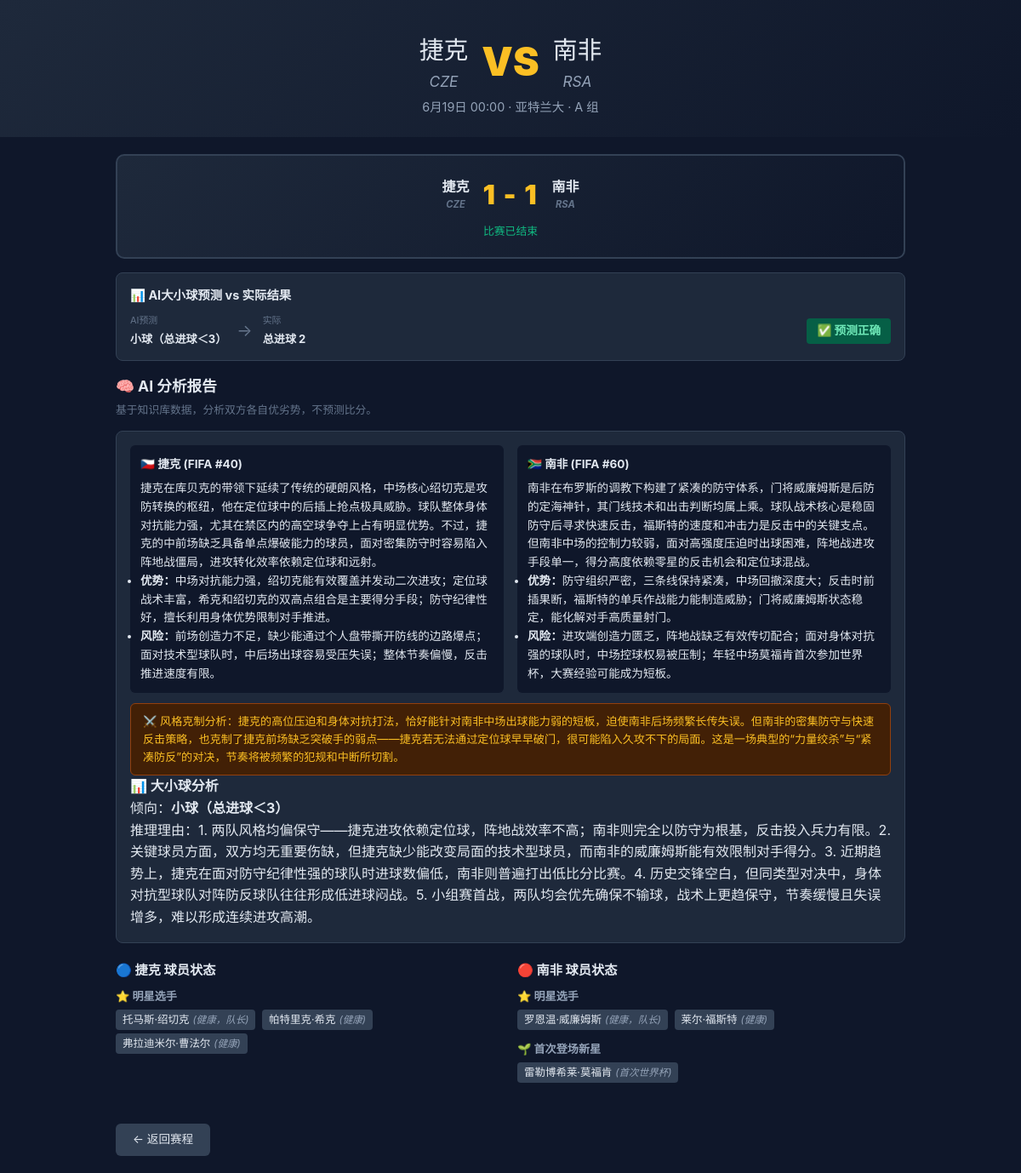
Screenshot of /match/25 with the database file from the repository.
### tables this page shows
CREATE TABLE teams (
        id INTEGER PRIMARY KEY, name TEXT, fifa_code TEXT, group_name TEXT,
        fifa_rank INTEGER DEFAULT NULL, coach TEXT DEFAULT NULL,
        style TEXT DEFAULT NULL, strengths TEXT DEFAULT NULL,
        weaknesses TEXT DEFAULT NULL, has_detail INTEGER DEFAULT 0);

CREATE TABLE matches (
        id INTEGER PRIMARY KEY, team_a_id INTEGER, team_b_id INTEGER,
        match_date TEXT, venue TEXT, group_name TEXT, team_a_score INTEGER DEFAULT NULL, team_b_score INTEGER DEFAULT NULL);

CREATE TABLE report_cache (
        match_id INTEGER PRIMARY KEY, report_html TEXT,
        created_at TIMESTAMP DEFAULT CURRENT_TIMESTAMP);

CREATE TABLE players (
        id INTEGER PRIMARY KEY, team_id INTEGER, name TEXT, category TEXT,
        age INTEGER, position TEXT, status TEXT, recent_form TEXT,
        FOREIGN KEY (team_id) REFERENCES teams(id));

### app.py (the view)
@app.route("/match/<int:match_id>")
def match(match_id):
    m, a, b, h2h, a_players, b_players = get_match(match_id)
    if m is None:
        return render_template("match.html", match=None), 404
    def classify_players(players):
        result = {}
        for p in players:
            cat = p["category"]
            if cat not in result:
                result[cat] = []
            result[cat].append(p)
        return result
    a_score = m["team_a_score"]
    b_score = m["team_b_score"]
    is_completed = a_score is not None and b_score is not None
    pred_result = None
    if is_completed:
        total_goals = a_score + b_score
        ai_pred = get_prediction_for_match(match_id)
        if ai_pred == "大球":
            pred_result = {
                "prediction": "大球（总进球≥3）",
                "actual": f"总进球 {total_goals}",
                "correct": total_goals >= 3,
            }
        elif ai_pred == "小球":
            pred_result = {
                "prediction": "小球（总进球＜3）",
                "actual": f"总进球 {total_goals}",
                "correct": total_goals < 3,
            }
    report = generate_match_report(match_id, a, b, a_players, b_players, h2h)
    return render_template(
        "match.html",
        match=m,
        team_a=a,
        team_b=b,
        h2h=h2h,
        a_players_by_cat=classify_players(a_players),
        b_players_by_cat=classify_players(b_players),
        cat_labels=CATEGORY_LABELS,
        report=report,
        is_completed=is_completed,
        pred_result=pred_result,
    )

### ai_engine.py (called while the page is built)
def generate_match_report(match_id, team_a, team_b, a_players, b_players, h2h):
    from models import get_cached_report, save_report_cache
    cached = get_cached_report(match_id)
    if cached:
        return cached
    api_key = os.environ.get("DEEPSEEK_API_KEY")
    report = _generate_with_deepseek(api_key, team_a, team_b, a_players, b_players, h2h) if api_key \
        else _generate_rule_based(team_a, team_b, a_players, b_players, h2h)
    save_report_cache(match_id, report)
    return report

### models.py (called while the page is built)
def get_match(match_id):
    conn = sqlite3.connect(DB_PATH); conn.row_factory = sqlite3.Row
    m = conn.execute("SELECT * FROM matches WHERE id=?", (match_id,)).fetchone()
    if not m: conn.close(); return None,None,None,None,[],[]
    a = conn.execute("SELECT * FROM teams WHERE id=?",(m["team_a_id"],)).fetchone()
    b = conn.execute("SELECT * FROM teams WHERE id=?",(m["team_b_id"],)).fetchone()
    h2h = conn.execute("SELECT * FROM head_to_head WHERE (team_a_id=? AND team_b_id=?) OR (team_a_id=? AND team_b_id=?)",
        (m["team_a_id"],m["team_b_id"],m["team_b_id"],m["team_a_id"])).fetchone()
    ap = conn.execute("SELECT * FROM players WHERE team_id=?",(m["team_a_id"],)).fetchall()
    bp = conn.execute("SELECT * FROM players WHERE team_id=?",(m["team_b_id"],)).fetchall()
    conn.close(); return m,a,b,h2h,ap,bp

def get_cached_report(match_id):
    conn = sqlite3.connect(DB_PATH)
    row = conn.execute("SELECT report_html FROM report_cache WHERE match_id=?", (match_id,)).fetchone()
    conn.close()
    return row[0] if row else None

def get_prediction_for_match(match_id):
    import re
    report = get_cached_report(match_id)
    if not report:
        return None
    m = re.search(r'倾向[：:]\s*<strong[^>]*>(.*?)</strong>', report)
    if m:
        text = m.group(1)
        if '大球' in text:
            return '大球'
        elif '小球' in text:
            return '小球'
    m2 = re.search(r'倾向[：:].*?(大球|小球)', report)
    if m2:
        return m2.group(1)
    return None

### templates/match.html (shortened to what this page needs)
<!DOCTYPE html>
<html lang="zh">
<head>
<link rel="stylesheet" href="/static/style.css">
</head>
<body>
{% if match %}
<header class="header match-header">
  <div class="vs-title">
    <span class="team-a">{{ team_a.name }} <em>{{ team_a.fifa_code }}</em></span>
    <span class="vs">VS</span>
    <span class="team-b">{{ team_b.name }} <em>{{ team_b.fifa_code }}</em></span>
  </div>
  <p class="subtitle">{{ match.match_date }} · {{ match.venue }} · {{ match.group_name }} 组</p>
</header>
<main class="container">
  {% if is_completed %}
  <section class="match-result-banner">
    <div class="result-score">
      <span class="result-team">{{ team_a.name }} <em>{{ team_a.fifa_code }}</em></span>
      <span class="result-score-num">{{ match.team_a_score }} - {{ match.team_b_score }}</span>
      <span class="result-team">{{ team_b.name }} <em>{{ team_b.fifa_code }}</em></span>
    </div>
    <div class="result-status">比赛已结束</div>
  </section>
  {% if pred_result %}
  <section class="prediction-comparison">
    <h3>📊 AI大小球预测 vs 实际结果</h3>
    <div class="pred-compare-row">
      <div class="pred-side">
        <span class="pred-label">AI预测</span>
        <strong>{{ pred_result.prediction }}</strong>
      </div>
      <span class="pred-vs-arrow">→</span>
      <div class="pred-side">
        <span class="pred-label">实际</span>
        <strong>{{ pred_result.actual }}</strong>
      </div>
      <div class="pred-outcome {{ 'pred-correct' if pred_result.correct else 'pred-wrong' }}">
        {{ '✅ 预测正确' if pred_result.correct else '❌ 预测错误' }}
      </div>
    </div>
  </section>
  {% endif %}
  {% endif %}
  <section class="ai-report">
    <h2>🧠 AI 分析报告</h2>
    <p class="ai-disclaimer">基于知识库数据，分析双方各自优劣势，不预测比分。</p>
    <div class="report-body">{{ report | safe }}</div>
  </section>
  <section class="players-comparison">
    <div class="team-col">
      <h3>🔵 {{ team_a.name }} 球员状态</h3>
      {% if a_players_by_cat %}
        {% for cat, plist in a_players_by_cat.items() %}
        <div class="player-mini-group"><strong>{{ cat_labels.get(cat, cat) }}</strong>
          {% for p in plist %}
          <span class="player-tag">{{ p.name }}<i>({{ p.status }})</i></span>
          {% endfor %}
        </div>
        {% endfor %}
      {% else %}
        <p class="no-players">暂无球员数据</p>
      {% endif %}
    </div>
    <div class="team-col">
      <h3>🔴 {{ team_b.name }} 球员状态</h3>
      {% if b_players_by_cat %}
        {% for cat, plist in b_players_by_cat.items() %}
        <div class="player-mini-group"><strong>{{ cat_labels.get(cat, cat) }}</strong>
          {% for p in plist %}
          <span class="player-tag">{{ p.name }}<i>({{ p.status }})</i></span>
          {% endfor %}
        </div>
        {% endfor %}
      {% else %}
        <p class="no-players">暂无球员数据</p>
      {% endif %}
    </div>
  </section>
  <a href="/" class="btn-back">← 返回赛程</a>
</main>
{% endif %}
</body>
</html>

### static/style.css (style rules this page uses)
* { margin:0;padding:0;box-sizing:border-box }
body { font-family:-apple-system,BlinkMacSystemFont,"Segoe UI",Roboto,sans-serif;background:#0f172a;color:#e2e8f0;min-height:100vh;line-height:1.6 }
a { color:#818cf8;text-decoration:none }
.header { text-align:center;padding:36px 16px 24px;background:linear-gradient(135deg,#1e293b,#0f172a) }
.subtitle { color:#94a3b8;font-size:.9rem;margin-top:4px }
.match-header .vs-title { font-size:clamp(1.2rem,3vw,1.8rem);display:flex;justify-content:center;align-items:center;gap:16px;flex-wrap:wrap }
.vs { color:#fbbf24;font-weight:900;font-size:1.6em }
.team-a em,.team-b em { font-size:.6em;color:#94a3b8;display:block }
.container { max-width:960px;margin:0 auto;padding:20px 16px }
.ai-report { margin-bottom:20px }
.ai-report h2 { font-size:1.1rem;margin-bottom:4px }
.ai-disclaimer { font-size:.8rem;color:#64748b;margin-bottom:14px }
.report-body { border:1px solid #334155;border-radius:8px;padding:16px;background:#1e293b }
.report-grid { display:grid;grid-template-columns:1fr 1fr;gap:16px;font-size:.85rem }
.report-col { padding:12px;border-radius:6px;background:#0f172a }
.report-col h4 { margin-bottom:6px }
.style-clash { padding:10px 14px;margin-top:12px;background:#422006;border:1px solid #92400e;border-radius:6px;font-size:.82rem;color:#fbbf24 }
.players-comparison { display:grid;grid-template-columns:1fr 1fr;gap:16px;margin-bottom:20px }
.team-col h3 { font-size:.95rem;margin-bottom:8px }
.player-mini-group { margin-bottom:10px;font-size:.82rem }
.player-mini-group strong { color:#94a3b8;display:block;margin-bottom:3px }
.player-tag { display:inline-block;padding:2px 8px;margin:2px 4px 2px 0;background:#334155;border-radius:4px;font-size:.78rem }
.player-tag i { color:#94a3b8;margin-left:4px;font-size:.72rem }
.btn-back { display:inline-block;margin-top:16px;padding:8px 20px;border-radius:6px;background:#334155;color:#e2e8f0;font-size:.85rem }
.pred-correct { background: #065f46; color: #6ee7b7; }
.match-result-banner { text-align: center; padding: 20px 16px; margin-bottom: 16px; background: linear-gradient(135deg, #1e293b, #0f172a); border: 2px solid #334155; border-radius: 10px; }
.result-score { display: flex; justify-content: center; align-items: center; gap: 16px; flex-wrap: wrap; }
.result-score-num { font-size: 2rem; font-weight: 900; color: #fbbf24; letter-spacing: .05em; }
.result-team { font-size: 1rem; font-weight: 700; color: #e2e8f0; }
.result-team em { color: #64748b; font-size: .7em; display: block; }
.result-status { color: #10b981; font-size: .8rem; margin-top: 8px; }
.prediction-comparison { padding: 14px 16px; margin-bottom: 16px; background: #1e293b; border: 1px solid #334155; border-radius: 8px; }
.prediction-comparison h3 { font-size: .9rem; margin-bottom: 10px; color: #e2e8f0; }
.pred-compare-row { display: flex; align-items: center; gap: 12px; flex-wrap: wrap; font-size: .82rem; }
.pred-side { display: flex; flex-direction: column; gap: 2px; }
.pred-label { font-size: .68rem; color: #64748b; text-transform: uppercase; }
.pred-vs-arrow { color: #64748b; font-size: 1.2rem; }
.pred-outcome { margin-left: auto; padding: 4px 12px; border-radius: 4px; font-weight: 700; font-size: .85rem; }

### rows the page displays
teams: name "捷克", fifa_code "CZE"
teams: name "南非", fifa_code "RSA"
matches: match_date "6月19日 00:00", venue "亚特兰大", group_name "A", team_a_score "1", team_b_score "1"
report_cache: report_html "🇨🇿 捷克 (FIFA #40) 捷克在库贝克的带领下延续了传统的硬朗风格，中场核心绍切克是攻防转换的枢纽，他在定位球中的后插上抢点极具威胁。球队整体身体对抗能力强，尤其在禁区内的高空球争夺上占有明显优势。不过，捷克的中前场缺乏具备单点爆破能力的球员，面对密集防守时容易陷入阵地战僵局，进攻转化效率依赖定位球和远射。 优势： 中场对抗能力强，绍切克能有效覆盖并发动二次进攻；定位球战术丰富，希克和绍切克的双高点组合是主要得分手段；防守纪律性好，擅长利用身体优势限制对手推进。 风险： 前场创造力不足，缺少能通过个人盘带撕开防线的边路爆点；面对技术型球队时，中后场出球容易受压失误；整体节奏偏慢，反击推进速度有限。 🇿🇦 南非 (FIFA #60) 南非在布罗斯的调教下构建了紧凑的防守体系，门将威廉姆斯是后防的定海神针，其门线技术和出击判断均属上乘。球队战术核心是稳固防守后寻求快速反击，福斯特的速度和冲击力是反击中的关键支点。但南非中场的控制力较弱，面对高强度压迫时出球困难，阵地战进攻手段单一，得分高度依赖零星的反击机会和定位球混战。 优势： 防守组织严密，三条线保持紧凑，中场回撤深度大；反击时前插果断，福斯特的单兵作战能力能制造威胁；门将威廉姆斯状态稳定，能化解对手高质量射门。 风险： 进攻端创造力匮乏，阵地战缺乏有效传切配合；面对身体对抗强的球队时，中场控球权易被压制；年轻中场莫福肯首次参加世界杯，大赛经验可能成为短板。 ⚔️…"
players: get "⭐ 明星选手", name "托马斯·绍切克", status "健康，队长"
players: name "帕特里克·希克", status "健康"
players: name "弗拉迪米尔·曹法尔", status "健康"
players: get "⭐ 明星选手", name "罗恩温·威廉姆斯", status "健康，队长"
players: name "莱尔·福斯特", status "健康"
players: get "🌱 首次登场新星", name "雷勒博希莱·莫福肯", status "首次世界杯"

### other values shown
{{ pred_result.prediction }} "小球（总进球＜3）"
{{ pred_result.actual }} "总进球 2"
{{ '✅ 预测正确' if pred_result.correct else '❌ 预测错误' }} "✅ 预测正确"
